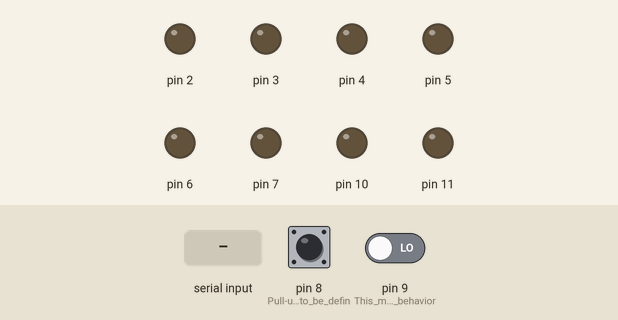
This sketch was run on a simulated Arduino Uno, built with avr-gcc and run on an emulated ATmega328P. Shown: output pins drawn as LEDs (lit = HIGH). Inputs (shaded band) come from the test bench; at power-on: pin 8 (Pull-ups_need_to_be_defin) LOW, pin 9 (This_mimics_the_behavior) LOW. What the sketch prints to the serial monitor is not drawn.

Above: at 1.2 s.
1.3 s: byte 30 received over Serial
At 2.4 s:
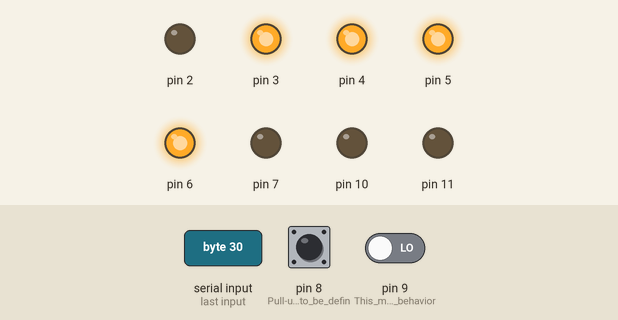
2.8 s: byte 90 received over Serial
At 3.5 s:
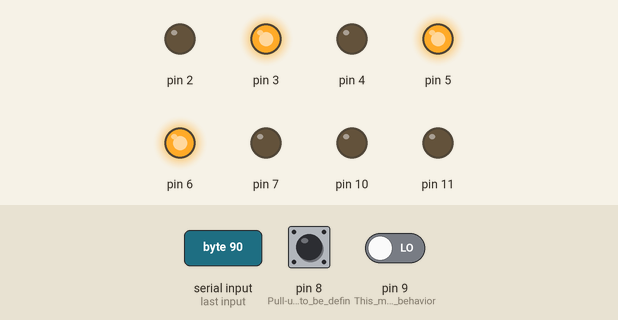
4.3 s: pin 8 (Pull-ups_need_to_be_defin) pulled HIGH for 0.15 s
At 4.37 s:
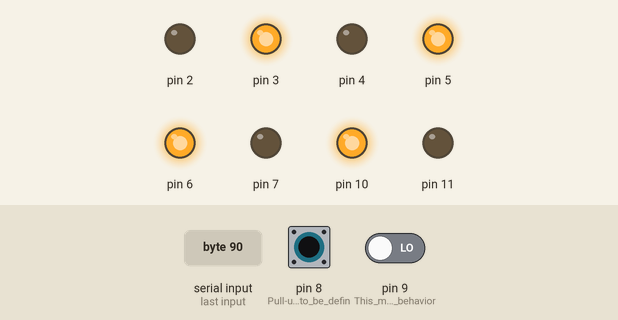
5.9 s: pin 9 (This_mimics_the_behavior) driven HIGH
At 7.1 s:
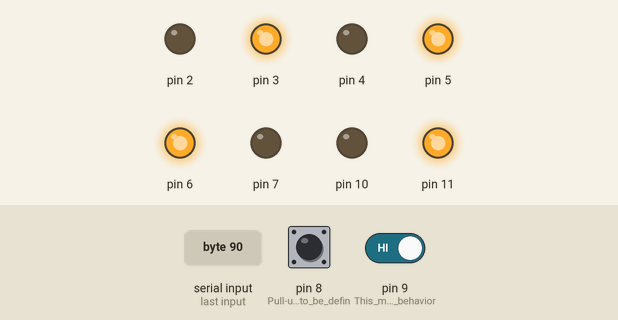
7.4 s: byte 120 received over Serial
At 8.2 s:
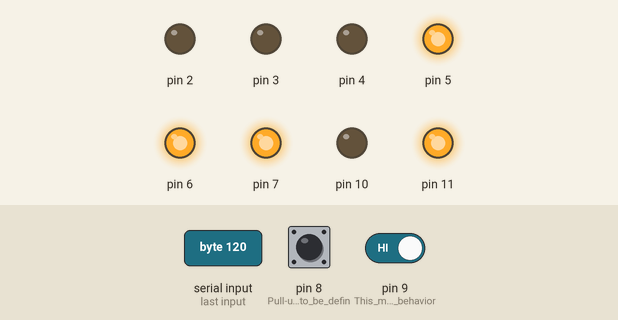
8.9 s: pin 8 (Pull-ups_need_to_be_defin) pulled HIGH for 1 s
At 9.4 s:
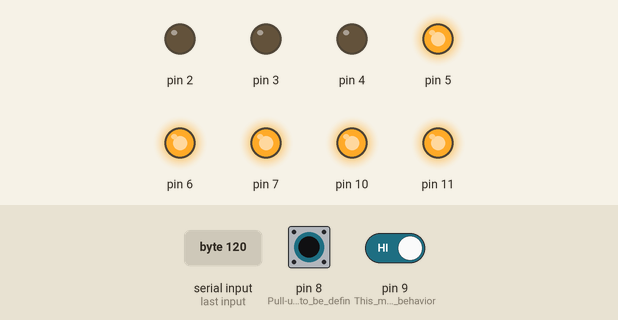
Timing chart, 0 to 11.9 s (numbered marks = the images above; inputs shaded):
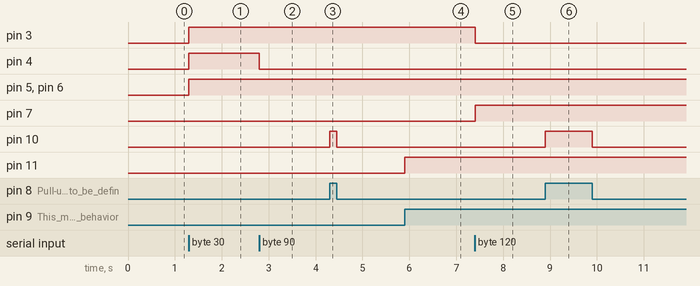

Measured:
- after the input at 1.3 s, pin 3–6: LOW → HIGH at once
- after the input at 2.8 s, pin 4: HIGH → LOW at once
- after the input at 4.3 s, pin 10: LOW → HIGH at once, → LOW 0.15 s later
- after the input at 5.9 s, pin 11: LOW → HIGH at once
- after the input at 7.4 s, pin 3: HIGH → LOW at once; pin 7: LOW → HIGH at once
- after the input at 8.9 s, pin 10: LOW → HIGH at once, → LOW 1.0 s later

The sketch:

arduino_sketch.ino
```cpp
// Original author: Toastie from eurobricks
// Modified by: maehw
//
// Serial Interface for TCLogo to 9750 parallel input/output
// Uses direct port manipulation: https://playground.arduino.cc/Learning/PortManipulation/
//
// Port commands: DDRX  : port direction of port X; 0=in, 1=out
//                PORTX : write to port X
//                PINX  : read port X (also to read back output status)
// Works on Arduino Uno R3 and
// Arduino Nano using the "Processor: ATmega328P/old bootloader" option in menu Tools


void setup() {
  // Init IO pins ----------------------------------------------------------------------------------------------
  pinMode(8, INPUT_PULLUP);                   // Pull-ups need to be defined >before< port direction settings
  pinMode(9, INPUT_PULLUP);                   // This mimics the behavior of the 9750 sensor ports: Open = true

  // Port configuration for Arduino; see above Arduino reference link
  DDRD |= B11111100;                          // Port D direction setting 1 = output; 0 input.
                                              // This is safe: It sets pins 2 to 7 as outputs
                                              // without changing the mode of pins 0 & 1 (RX/TX)

  DDRB |= B00001100;                          // Ports B2/B3 = outputs, all other unchanged (B5-7 not usable).
  DDRB &= B11111100;                          // Ports B0/B1 = inputs, all other unchanged.

  // Init serial port -----------------------------------------------------------------------------------------
  Serial.begin(19200);                        // Init hardware serial port (pins 0+1)
                                              // Notes: 9600 baud is the native QBasic maximum as well as the
                                              // maximum on the IBM XT.
                                              // 19200 baud work when reprogamming the UART using DEBUG within
                                              // DOSBox-X (although not fully) and on the Toshiba 4090.
                                              // 38400 baud work (only) on the 4090 as well
                                              // using DOSBox-x
  while (!Serial) {}                          // Wait for serial port to connect
}

void loop() {

  uint8_t inputs;                             // For temporal storage of port B status.
  uint8_t outputs;                            // For temporal storage of outputs.

  inputs = PINB & B00000011;                  // Read port B, lower 2 bits (=> sensors 6+7 on 9750).
                                              // Use a variable for temporal storage of port B status

  PORTB = inputs << 2;                        // LEDs on port B 2+3 showing the sensor status (optional)

  if(Serial.available()) {                    // Something arrived at the serial port = TCLogo_s write
                                              // -> no error checking!

    outputs = Serial.read();
    PORTD = outputs << 2;                     // Arduino output port (0-5 on 9750 = PORTD 2-7)
    Serial.write((inputs << 6) | (outputs & 0x3F));
                                              // Reply to TCLogo_s:
                                              // Echo the output status (only bits 0-5 should be touched, hence the masking)
                                              // Add bits 6+7 by shifting the port B input bits left by 6
  }
}
```
